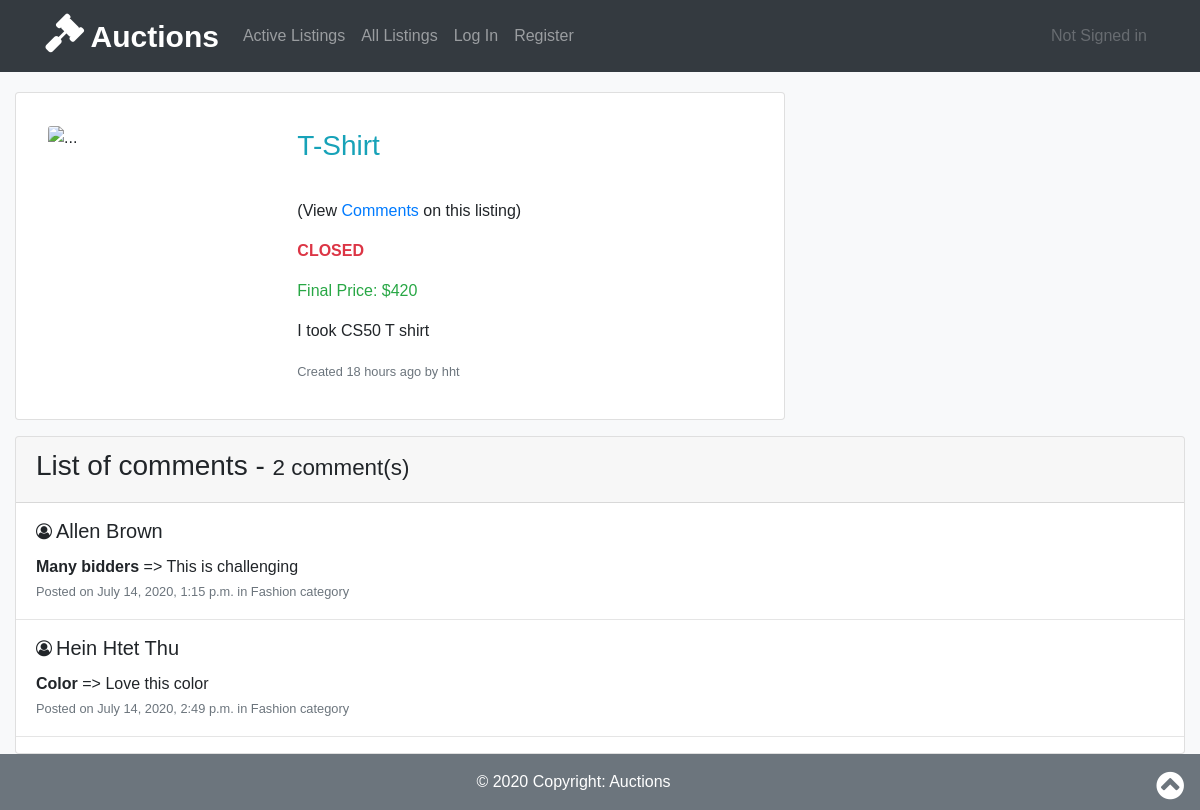
/listing/4, run on the app's committed database.
### auctions/models.py (models this page shows, shortened)
class Listing(models.Model):
    ACTIVE = "A"
    CLOSED = "C"
    TOY = "T"
    SPORT = "S"
    FASHION = "F"
    CAR = "C"
    GENERAL = "G"
    CATEGORY_CHOICES = [
        (GENERAL, "No Category"),
        (FASHION, "Fashion"),
        (SPORT, "Sport"),
        (TOY, "Toy"),
        (CAR, "Car"),
    ]
    STATUS = [
        (ACTIVE, "Active"),
        (CLOSED, "Closed")
    ]
    title = models.CharField(max_length=70)
    category = models.CharField(max_length=1, choices=CATEGORY_CHOICES, default=GENERAL)
    min_bid = models.DecimalField(
        max_digits=7, decimal_places=2, default=0,
        validators=[MinValueValidator(1, message="Starting Bid should be greater than 0$")]
        )
    description = models.TextField(max_length=900)
    image_url = models.URLField(max_length=300, blank=True)
    owner = models.ForeignKey(
        User, on_delete=models.CASCADE, related_name="listing_owner"
        )
    status = models.CharField(max_length=1, choices=STATUS, default=ACTIVE)
    listing_date = models.DateTimeField(auto_now=True)
    def timestamp(self):
        now = timezone.now()
        diff = now - self.listing_date
        if diff.days == 0 and diff.seconds >= 0 and diff.seconds < 60:
            seconds = diff.seconds
            if seconds == 1:
                return str(seconds) +  "second ago"
            else:
                return str(seconds) + " seconds ago"
        if diff.days == 0 and diff.seconds >= 60 and diff.seconds < 3600:
            minutes= math.floor(diff.seconds/60)
            if minutes == 1:
                return str(minutes) + " minute ago"
            else:
                return str(minutes) + " minutes ago"
        if diff.days == 0 and diff.seconds >= 3600 and diff.seconds < 86400:
            hours= math.floor(diff.seconds/3600)
            if hours == 1:
                return str(hours) + " hour ago"
            else:
                return str(hours) + " hours ago"
    def top_bid(self):
        try:
            amount = 0
            top_bid = None
            for bid in self.bid_listing.all():
                if int(bid.bid) > int(amount):
                    amount = bid.bid
                    top_bid = bid
            return top_bid
        except ValueError:
            return None

class Bid(models.Model):
    bid = models.DecimalField(max_digits=6, decimal_places=0, default=0)
    owner = models.ForeignKey(
        User,
        on_delete=models.CASCADE,
        related_name="bid_owner"
    )
    listing = models.ForeignKey(
        Listing,
        on_delete=models.CASCADE,
        related_name="bid_listing",
        default=1
    )
    bid_date = models.DateTimeField(auto_now=True)

class User(AbstractUser):
    watchlist = models.ManyToManyField(
        "Listing", blank=True, related_name="user_watch"
    )

class Comment(models.Model):
    listing = models.ForeignKey(Listing, on_delete=models.CASCADE, related_name="cmt_listing")
    owner = models.ForeignKey(User, on_delete=models.CASCADE, related_name="cmt_owner")
    title = models.CharField(max_length=20)
    message = models.CharField(max_length=400)
    cmt_date = models.DateTimeField(auto_now=True)
    class Meta:
        ordering = ['cmt_date']

### auctions/views.py (the view)
# urls.py: path("listing/<int:listing_id>", views.listing, name="listing"),
def listing(request, listing_id):
    list_args = {"listing_id": listing_id,
                 "user_id": request.user.id,
                 "bid_form": None,
                 "cmt_form": None}
    return render(request, "auctions/listing.html",
                  _get_listing_dict(list_args))

### auctions/templates/auctions/listing.html (shortened to what this page needs)
{% extends 'auctions/layout.html' %}
{% load static %}
{% block body %}
    <div class="container-fluid">
        <div class="row">
            <div class="col-lg-8 col-md-12">
                <div class="card p-3 m-3 w-100 mx-auto">
                    <div class="row no-gutters">
                        <div class="col-md-4 col-sm-12 p-3">
                            <img src="{{ listing.image_url }}" class="card-img" alt="...">
                        </div>
                        <div class="col-md-8">
                            <div class="card-body">
                            <h3 class="card-title text-info">{{ listing.title }}</h3>
                            <div class="mb-3">(View&nbsp;<a href="#comments">Comments</a>&nbsp;on this listing)</div>
                            {% if listing.status == listing.CLOSED %}
                                <p class="card-text text-danger"><strong>CLOSED</strong></p>
                                <p class="card-text">
                                    <span class="text-success">Final Price: ${{ listing.top_bid.bid|floatformat }}</span>
                                </p>
                            {% endif %}
                            <p class="card-text">{{ listing.description }}</p>
                            <p class="card-text"><small class="text-muted">Created {{ listing.timestamp }} by {{ listing.owner }}</small></p>
                            </div>
                        </div>
                    </div>
                </div>
            </div>
        </div>
        <div class="row">
            <div class="col">
                <div class="card">
                    <div class="card-header mb-3">
                        <h3 id="comments">List of comments - <small>{{ comment_count }} comment(s)</small> </h3>
                    </div>
                    {% for comment in comments %}
                        <div class="card-body py-0">
                            <i class="fa fa-user-circle-o float-left pt-1 pr-1" aria-hidden="true"></i>
                            <h5 class="card-title">{{ comment.owner.first_name }}&nbsp;{{ comment.owner.last_name }}</h5>
                            <p class="card-text mb-0"><b>{{ comment.title }}</b> => {{ comment.message }}</p>
                            <p class="card-text mt-0"><small class="text-muted">Posted on {{ comment.cmt_date }} in {{ comment.listing.get_category_display }} category</small></p>
                        </div> <hr>
                    {% endfor %}
                    </div>
                </div>
            </div>
        </div>
{% endblock %}

### auctions/templates/auctions/layout.html (shortened to what this page needs)
{% load static %}
<!DOCTYPE html>
<html lang="en">
    <head>
        <link rel="stylesheet" href="https://stackpath.bootstrapcdn.com/bootstrap/4.5.0/css/bootstrap.min.css">
        <link rel="stylesheet" href="https://stackpath.bootstrapcdn.com/font-awesome/4.7.0/css/font-awesome.min.css">
        <link href="{% static 'auctions/styles.css' %}" rel="stylesheet">
    </head>
    <body class="bg-light">
      <nav class="mb-1 navbar navbar-expand-lg navbar-dark bg-dark">
        <div class="container">
          <a class="navbar-brand" href="{% url 'index' %}">
            <i class="fa fa-gavel fa-2x fa-flip-horizontal" aria-hidden="true"></i>
            <strong id="auctions" style="font-size: 30px">Auctions</strong>
          </a>
          <div class="collapse navbar-collapse" id="navbarSupportedContent-333">
            <ul class="navbar-nav mr-auto">
              <li class="nav-item {% block one %} {% endblock %} ">
                <a class="nav-link" href="{% url 'index' %}">Active Listings</a>
              </li>
              <li class="nav-item {% block two %} {% endblock %}">
                <a class="nav-link" href="{% url 'all_listing' %}">All Listings</a>
              </li>
              {% if user.is_authenticated %}
                <li class="nav-item {% block three %} {% endblock %}">
                    <a class="nav-link" href="{% url 'create_listing' %}">Create Listing</a>
                </li>
              {% else %}
                <li class="nav-item">
                  <a class="nav-link {% block four %} {% endblock %}" href="{% url 'login' %}">Log In</a>
                </li>
                <li class="nav-item">
                  <a class="nav-link {% block five %} {% endblock %}" href="{% url 'register' %}">Register</a>
                </li>
              {% endif %}
            </ul>
            <ul class="navbar-nav ml-auto nav-flex-icons">
              {% if user.is_authenticated %}
                <li class="nav-item dropdown">
                  <a class="nav-link dropdown-toggle" id="navbarDropdownMenuLink-333" data-toggle="dropdown" aria-haspopup="true" aria-expanded="false">
                    <i class="fa fa-user" aria-hidden="true"></i>
                    <strong>{{ user.first_name }}</strong>
                  </a>
                  <div class="dropdown-menu dropdown-menu-right dropdown-default"
                    aria-labelledby="navbarDropdownMenuLink-333">
                    <a class="dropdown-item" href="{% url 'watchlist' request.user.id %}">My Watchlist</a>
                    <a class="dropdown-item" href="{% url 'my_listing' %}">My Listing</a>
                    <div class="dropdown-divider"></div>
                    <a class="dropdown-item" href="{% url 'logout' %}">Log Out</a>
                  </div>
                </li>
              {% else %}
                <li class="nav-item">
                  <a class="nav-link disabled" href="#">Not Signed in</a>
                </li>
              {% endif %}
            </ul>
          </div>
        </div>
      </nav>
      {% block body %}
      {% endblock %}
      <footer class="bg-secondary">
        <div class="text-center text-white py-3">© 2020 Copyright:
          <a class="text-white" href="#auctions"> Auctions</a>
          <a class="text-white" href="#auctions"><i class="fa fa-chevron-circle-up fa-2x pull-right mr-3" aria-hidden="true"></i></a>
        </div>
      </footer>
    </body>
</html>

### auctions/static/auctions/styles.css (style rules this page uses)
body { font-family: Arial, Helvetica, sans-serif; }

### data on the page
Listing: title "T-Shirt", top_bid.bid "420", description "I took CS50 T shirt", timestamp "18 hours ago", owner "hht"
Comment: owner.first_name "Allen", owner.last_name "Brown", title "Many bidders", message "This is challenging", cmt_date "July 14, 2020, 1:15 p.m.", listing.category "Fashion"
Comment: owner.first_name "Hein", owner.last_name "Htet Thu", title "Color", message "Love this color", cmt_date "July 14, 2020, 2:49 p.m.", listing.category "Fashion"

### other printed values
{{ comment_count }} "2"
